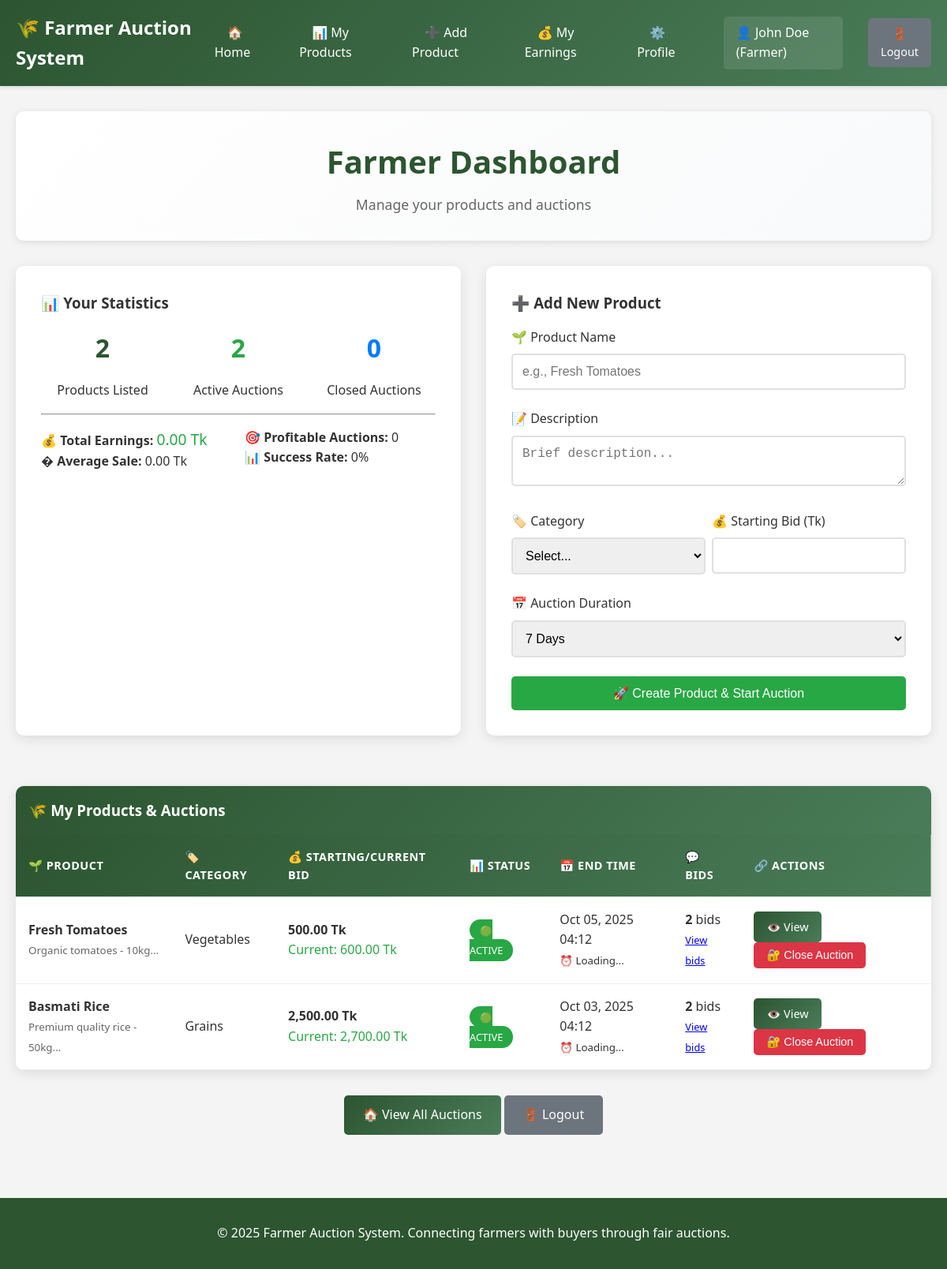
/farmer_dashboard.php (signed in), run on the app's committed database.
### tables this page shows
CREATE TABLE IF NOT EXISTS Auctions (
    auction_id INT PRIMARY KEY AUTO_INCREMENT,
    product_id INT NOT NULL,
    start_time DATETIME NOT NULL,
    end_time DATETIME NOT NULL,
    status ENUM('Active', 'Closed', 'Cancelled') DEFAULT 'Active',
    current_highest_bid DECIMAL(10,2) DEFAULT 0,
    created_at TIMESTAMP DEFAULT CURRENT_TIMESTAMP,
    FOREIGN KEY (product_id) REFERENCES Products(product_id) ON DELETE CASCADE
);

CREATE TABLE IF NOT EXISTS Products (
    product_id INT PRIMARY KEY AUTO_INCREMENT,
    farmer_id INT NOT NULL,
    product_name VARCHAR(100) NOT NULL,
    description TEXT,
    category VARCHAR(50),
    starting_bid DECIMAL(10,2) NOT NULL,
    created_at TIMESTAMP DEFAULT CURRENT_TIMESTAMP,
    FOREIGN KEY (farmer_id) REFERENCES Farmers(farmer_id) ON DELETE CASCADE
);

### farmer_dashboard.php (the view, shortened to what this page needs)
<?php
include "config.php";
include "includes/navbar.php";
$farmer_id = $_SESSION['user_id'];
$products_query = $conn->prepare("
    SELECT
        p.product_id,
        p.product_name,
        p.description,
        p.category,
        p.starting_bid,
        p.created_at,
        a.auction_id,
        a.start_time,
        a.end_time,
        a.status,
        a.current_highest_bid,
        (SELECT COUNT(*) FROM Bids b WHERE b.auction_id = a.auction_id) as bid_count,
        winner.name as winner_name,
        winner.email as winner_email,
        winner.phone as winner_phone,
        winner.address as winner_address
    FROM Products p
    LEFT JOIN Auctions a ON p.product_id = a.product_id
    LEFT JOIN (
        SELECT DISTINCT
            b1.auction_id,
            bu.name,
            bu.email,
            bu.phone,
            bu.address
        FROM Bids b1
        JOIN Buyers bu ON b1.buyer_id = bu.buyer_id
        WHERE b1.is_winning_bid = 1
    ) winner ON a.auction_id = winner.auction_id
    WHERE p.farmer_id = ?
    ORDER BY p.created_at DESC, a.start_time DESC
");
$products_query->bind_param("i", $farmer_id);
$products_query->execute();
$products = $products_query->get_result();
$stats_query = $conn->prepare("
    SELECT
        COUNT(DISTINCT p.product_id) as total_products,
        COUNT(DISTINCT a.auction_id) as total_auctions,
        COUNT(DISTINCT CASE WHEN a.status = 'Active' THEN a.auction_id END) as active_auctions,
        COUNT(DISTINCT CASE WHEN a.status = 'Closed' THEN a.auction_id END) as closed_auctions,
        COALESCE(SUM(CASE WHEN a.status = 'Closed' THEN a.current_highest_bid ELSE 0 END), 0) as total_sales,
        COALESCE(AVG(CASE WHEN a.status = 'Closed' THEN a.current_highest_bid END), 0) as avg_sale_price,
        COUNT(DISTINCT CASE WHEN a.status = 'Closed' AND a.current_highest_bid > p.starting_bid THEN a.auction_id END) as profitable_auctions
    FROM Products p
    LEFT JOIN Auctions a ON p.product_id = a.product_id
    WHERE p.farmer_id = ?
");
$stats_query->bind_param("i", $farmer_id);
$stats_query->execute();
$stats = $stats_query->get_result()->fetch_assoc();
?>
<!DOCTYPE html>
<html lang="en">
<head>
    <link rel="stylesheet" href="assets/css/style.css">
</head>
<body>
    <?php renderNavbar('farmer_dashboard'); ?>
    <div class="main-content">
        <div class="container">
            <?php renderPageHeader('Farmer Dashboard', 'Manage your products and auctions'); ?>
            <div class="auction-grid fade-in">
                <div class="card">
                    <h3>📊 Your Statistics</h3>
                    <div style="display: grid; grid-template-columns: repeat(3, 1fr); gap: 1rem; margin-top: 1rem;">
                        <div style="text-align: center;">
                            <div class="current-bid"><?= $stats['total_products'] ?></div>
                            <p>Products Listed</p>
                        </div>
                        <div style="text-align: center;">
                            <div class="current-bid" style="color: #28a745;"><?= $stats['active_auctions'] ?></div>
                            <p>Active Auctions</p>
                        </div>
                        <div style="text-align: center;">
                            <div class="current-bid" style="color: #007bff;"><?= $stats['closed_auctions'] ?></div>
                            <p>Closed Auctions</p>
                        </div>
                    </div>
                    <hr style="margin: 1rem 0;">
                    <div style="display: grid; grid-template-columns: repeat(2, 1fr); gap: 1rem;">
                        <div>
                            <p><strong>💰 Total Earnings:</strong> <span style="color: #28a745; font-size: 1.2em;"><?= number_format($stats['total_sales'] ?? 0, 2) ?> Tk</span></p>
                            <p><strong>� Average Sale:</strong> <?= number_format($stats['avg_sale_price'] ?? 0, 2) ?> Tk</p>
                        </div>
                        <div>
                            <p><strong>🎯 Profitable Auctions:</strong> <?= $stats['profitable_auctions'] ?></p>
                            <p><strong>📊 Success Rate:</strong> <?= $stats['closed_auctions'] > 0 ? round(($stats['profitable_auctions']/$stats['closed_auctions'])*100, 1) : 0 ?>%</p>
                        </div>
                    </div>
                </div>
                <div class="card">
                    <h3>➕ Add New Product</h3>
                    <form method="POST" style="margin-top: 1rem;">
                        <div class="form-group">
                            <label>🌱 Product Name</label>
                            <input type="text" name="product_name" class="form-control" placeholder="e.g., Fresh Tomatoes" required>
                        </div>
                        <div class="form-group">
                            <label>📝 Description</label>
                            <textarea name="description" class="form-control" rows="2" placeholder="Brief description..."></textarea>
                        </div>
                        <div style="display: grid; grid-template-columns: 1fr 1fr; gap: 0.5rem;">
                            <div class="form-group">
                                <label>🏷️ Category</label>
                                <select name="category" class="form-control" required>
                                    <option value="">Select...</option>
                                </select>
                            </div>
                            <div class="form-group">
                                <label>💰 Starting Bid (Tk)</label>
                                <input type="number" name="starting_bid" class="form-control" step="0.01" min="1" required>
                            </div>
                        </div>
                        <div class="form-group">
                            <label>📅 Auction Duration</label>
                            <select name="auction_duration" class="form-control" required>
                                <option value="7" selected>7 Days</option>
                            </select>
                        </div>
                        <button type="submit" class="btn btn-success" style="width: 100%;">🚀 Create Product & Start Auction</button>
                    </form>
                </div>
            </div>
            <div class="table-container fade-in">
                <h3 style="padding: 1rem; background: linear-gradient(135deg, #2c5530, #4a7c59); color: white; margin: 0;">
                    🌾 My Products & Auctions
                </h3>
                <table>
                    <thead>
                        <tr>
                            <th>🌱 Product</th>
                            <th>🏷️ Category</th>
                            <th>💰 Starting/Current Bid</th>
                            <th>📊 Status</th>
                            <th>📅 End Time</th>
                            <th>💬 Bids</th>
                            <th>🔗 Actions</th>
                        </tr>
                    </thead>
                    <tbody>
                        <?php if ($products && $products->num_rows > 0): ?>
                            <?php while($product = $products->fetch_assoc()): ?>
                            <tr>
                                <td>
                                    <strong><?= htmlspecialchars($product['product_name']) ?></strong>
                                    <?php if ($product['description']): ?>
                                        <br><small style="color: #666;"><?= htmlspecialchars(substr($product['description'], 0, 50)) ?>...</small>
                                    <?php endif; ?>
                                </td>
                                <td><?= htmlspecialchars($product['category']) ?></td>
                                <td>
                                    <strong><?= number_format($product['starting_bid'], 2) ?> Tk</strong>
                                    <?php if ($product['auction_id'] && $product['current_highest_bid'] > $product['starting_bid']): ?>
                                        <br><span style="color: #28a745;">Current: <?= number_format($product['current_highest_bid'], 2) ?> Tk</span>
                                    <?php endif; ?>
                                </td>
                                <td>
                                    <?php if ($product['auction_id']): ?>
                                        <?= renderStatusBadge($product['status']) ?>
                                    <?php else: ?>
                                        <span class="status-badge status-pending">📝 No Auction</span>
                                    <?php endif; ?>
                                </td>
                                <td>
                                    <?php if ($product['auction_id']): ?>
                                        <?= date('M d, Y H:i', strtotime($product['end_time'])) ?>
                                        <?php if ($product['status'] == 'Active'): ?>
                                            <br><small id="countdown-<?= $product['auction_id'] ?>">⏰ Loading...</small>
                                        <?php endif; ?>
                                    <?php else: ?>
                                        <span style="color: #666;">—</span>
                                    <?php endif; ?>
                                </td>
                                <td>
                                    <?php if ($product['auction_id']): ?>
                                        <strong><?= $product['bid_count'] ?></strong> bids
                                        <?php if ($product['bid_count'] > 0): ?>
                                            <br><a href="bids.php?id=<?= $product['auction_id'] ?>" style="font-size: 0.8rem;">View bids</a>
                                        <?php endif; ?>
                                    <?php else: ?>
                                        <span style="color: #666;">—</span>
                                    <?php endif; ?>
                                </td>
                                <td>
                                    <?php if ($product['auction_id']): ?>
                                        <a href="auction.php?id=<?= $product['auction_id'] ?>" class="btn btn-primary btn-small">👁️ View</a>
                                        <?php if ($product['status'] == 'Active'): ?>
                                            <form method="POST" style="display: inline; margin-top: 0.25rem;"
                                                  onsubmit="return confirm('Are you sure you want to close this auction? This action cannot be undone.')">
                                                <button type="submit" name="close_auction" class="btn btn-danger btn-small">🔐 Close Auction</button>
                                            </form>
                                        <?php endif; ?>
                                    <?php else: ?>
                                        <span style="color: #666; font-size: 0.8rem;">Create auction first</span>
                                    <?php endif; ?>
                                </td>
                            </tr>
                            <?php endwhile; ?>
                        <?php endif; ?>
                    </tbody>
                </table>
            </div>
            <div class="text-center mt-3">
                <a href="index.php" class="btn btn-primary">🏠 View All Auctions</a>
                <a href="auth/logout.php" class="btn btn-secondary">🚪 Logout</a>
            </div>
        </div>
    </div>
    <?php renderFooter(); ?>
</body>
</html>

### includes/navbar.php (shortened to what this page needs)
<?php
function renderNavbar($current_page = '') {
    $user_logged_in = isset($_SESSION['user_id']);
    $user_name = $_SESSION['name'] ?? '';
    $user_role = $_SESSION['role'] ?? '';
    ?>
    <nav class="navbar">
        <div class="nav-container">
            <a href="<?= $user_logged_in ? '/farmer_auction_system/index.php' : '/farmer_auction_system/index.php' ?>" class="nav-brand">
                🌾 Farmer Auction System
            </a>
            <ul class="nav-menu" id="nav-menu">
                <li class="nav-item">
                    <a href="/farmer_auction_system/index.php" class="<?= $current_page === 'home' ? 'active' : '' ?>">
                        🏠 Home
                    </a>
                </li>
                <?php if ($user_logged_in): ?>
                    <?php if ($user_role === 'Farmer'): ?>
                        <li class="nav-item">
                            <a href="/farmer_auction_system/farmer_dashboard.php" class="<?= $current_page === 'farmer_dashboard' ? 'active' : '' ?>">
                                📊 My Products
                            </a>
                        </li>
                        <li class="nav-item">
                            <a href="/farmer_auction_system/add_product.php" class="<?= $current_page === 'add_product' ? 'active' : '' ?>">
                                ➕ Add Product
                            </a>
                        </li>
                        <li class="nav-item">
                            <a href="/farmer_auction_system/farmer_earnings.php" class="<?= $current_page === 'earnings' ? 'active' : '' ?>">
                                💰 My Earnings
                            </a>
                        </li>
                    <?php endif; ?>
                    <li class="nav-item">
                        <a href="/farmer_auction_system/profile.php" class="<?= $current_page === 'profile' ? 'active' : '' ?>">
                            ⚙️ Profile
                        </a>
                    </li>
                    <li class="nav-item nav-user-info">
                        👤 <?= htmlspecialchars($user_name) ?> (<?= $user_role ?>)
                    </li>
                    <li class="nav-item">
                        <a href="/farmer_auction_system/auth/logout.php" class="btn btn-secondary btn-small">
                            🚪 Logout
                        </a>
                    </li>
                <?php endif; ?>
            </ul>
        </div>
    </nav>
    <?php
}
function renderPageHeader($title, $description = '') {
    ?>
    <div class="page-header fade-in">
        <div class="container">
            <h1><?= htmlspecialchars($title) ?></h1>
            <?php if ($description): ?>
                <p><?= htmlspecialchars($description) ?></p>
            <?php endif; ?>
        </div>
    </div>
    <?php
}
        ?>
        <?php
function renderStatusBadge($status) {
    $class = '';
    $icon = '';
    switch(strtolower($status)) {
        case 'active':
            $class = 'status-active';
            $icon = '🟢';
            break;
    }
    return "<span class='status-badge {$class}'>{$icon} {$status}</span>";
}
function renderFooter() {
    ?>
    <footer class="footer">
        <div class="container">
            <p>&copy; <?= date('Y') ?> Farmer Auction System. Connecting farmers with buyers through fair auctions.</p>
        </div>
    </footer>
    <?php
}
?>

### data on the page
auctions: product.product_name "Fresh Tomatoes", product.description "Organic tomatoes - 10kg", product.category "Vegetables", product.starting_bid "500.00", current_highest_bid "600.00", status "🟢", status "ACTIVE", end_time "Oct 05, 2025 04:12", bid_count "2"
auctions: product.product_name "Basmati Rice", product.description "Premium quality rice - 50kg", product.category "Grains", product.starting_bid "2,500.00", current_highest_bid "2,700.00", status "🟢", status "ACTIVE", end_time "Oct 03, 2025 04:12", bid_count "2"

### other printed values
$user_name "John Doe"
$user_role "Farmer"
$title "Farmer Dashboard"
$description "Manage your products and auctions"
$stats['total_products'] "2"
$stats['active_auctions'] "2"
$stats['closed_auctions'] "0"
$stats['total_sales'] "0.00"
$stats['avg_sale_price'] "0.00"
$stats['profitable_auctions'] "0"
